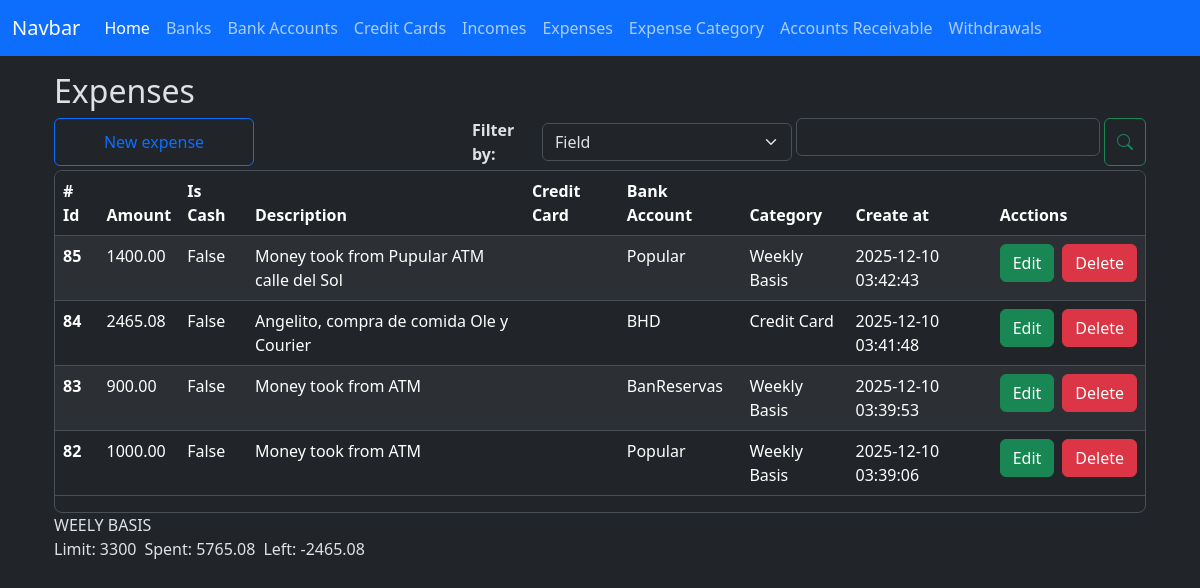
The app's page /expenses/index, older data.
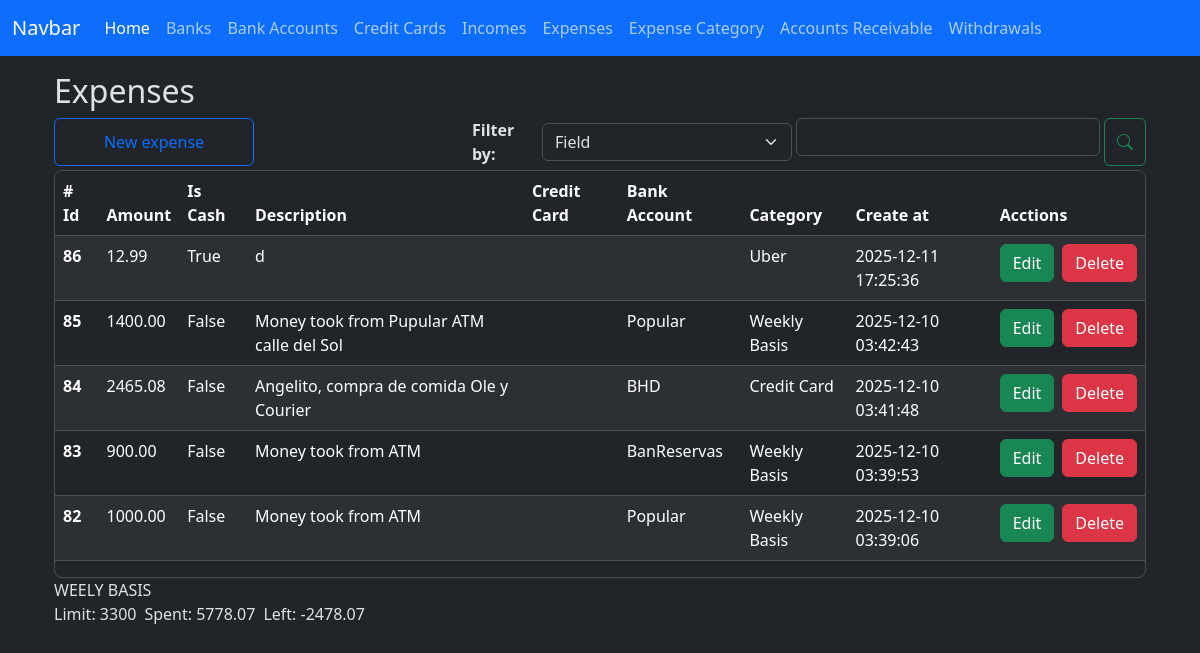
The same page, newer data.
### app/models/expense.py (models this page shows, shortened)
class Expense(db.Model):
    __tablename__ = 'expenses'
    id = db.Column(db.Integer, primary_key=True)
    amount = db.Column(db.Numeric(10,2), nullable=False)
    is_cash = db.Column(db.Boolean, nullable=False)
    credit_card_id = db.Column(db.Integer, db.ForeignKey('credit_cards.id'))
    bank_account_id = db.Column(db.Integer, db.ForeignKey('bank_accounts.id'))
    expense_category_id = db.Column(db.Integer, db.ForeignKey('expense_categories.id'))
    code = db.Column(db.String(50), nullable=False)
    description = db.Column(db.String(150), nullable=False)
    created_at = db.Column(db.DateTime(timezone=True), server_default=func.now())
    updated_at = db.Column(db.DateTime(timezone=True), onupdate=func.now())
    credit_card = relationship('CreditCard', back_populates='expenses')
    bank_account = relationship('BankAccount', back_populates='expenses')
    expense_category = relationship('ExpenseCategory', back_populates='expenses')

### app/models/bank_account.py (models this page shows)
class BankAccount(db.Model):
    __tablename__ = 'bank_accounts'
    id = db.Column(db.Integer, primary_key=True)
    nick_name = db.Column(db.String(120))
    amount_available = db.Column(db.Numeric(10, 2), nullable=False)
    is_active = db.Column(db.Boolean, default=True)
    account_number = db.Column(db.Integer, nullable=True)
    bank_id = db.Column(db.Integer, db.ForeignKey('banks.id'))
    created_at = db.Column(db.DateTime(timezone=True), server_default=func.now())
    updated_at = db.Column(db.DateTime(timezone=True), onupdate=func.now())
    bank = relationship('Bank', back_populates='bank_accounts')
    expenses = relationship('Expense', back_populates='bank_account')
    incomes = relationship('Income', back_populates='bank_account')
    loans = relationship('Loan', back_populates='bank_account')
    loan_payments = relationship('LoanPayment', back_populates='bank_account')
    credit_card_payments = relationship('CreditCardPayment', back_populates='bank_account')
    withdrawals = relationship('Withdrawal', back_populates='bank_account')

### app/models/expense_category.py (models this page shows)
class ExpenseCategory(db.Model):
    __tablename__ = 'expense_categories'
    id = db.Column(db.Integer, primary_key=True)
    name = db.Column(db.String(100), nullable=False)
    created_at = db.Column(db.DateTime(timezone=True), server_default=func.now())
    updated_at = db.Column(db.DateTime(timezone=True), onupdate=func.now())
    expenses = relationship('Expense', back_populates='expense_category')

### app/routes/expense_routes.py (the view)
@expense_bp.route('/index', methods=['GET'])
def index():
    credit_cards = credit_card.CreditCard.query.all()
    expense_categories = expense_category.ExpenseCategory.query.all()
    bank_accounts = bank_account.BankAccount.query.all()
    expenses = expense_controller.filter_weekly_basis_expenses_info()
    weekly = expense_controller.money_limit_spent_left_for_expenses(expenses)
    context = {
        'credit_cards': credit_cards,
        'expense_categories': expense_categories,
        'bank_accounts': bank_accounts,
        'expenses':expenses,
        'weekly': weekly,
    }
    return render_template('expenses/index.html', **context)

### app/controllers/expense_controller.py (called while the page is built)
def filter_weekly_basis_expenses_info():
    start_date, end_date = get_current_week_range()
    end_date += timedelta(days=1)
    expenses = (
        Expense.query
        .filter(Expense.created_at >= start_date)
        .filter(Expense.created_at <= end_date)
        .order_by(Expense.created_at.desc())
        .all()
    )
    data = []
    for e in expenses:
        data.append(e)
    return data

def get_current_week_range():
    today = datetime.today()
    start_of_week = today - timedelta(days=today.weekday())
    end_of_week = start_of_week + timedelta(days=6)
    return start_of_week.date(), end_of_week.date()

def money_limit_spent_left_for_expenses(expenses):
    spent = Decimal()
    for e in expenses:
        spent += e.amount
    limit = Decimal(3300) #Right now the limit will be hard coded I need to add a new column to expense_category model so I can know the exact amount
    left = Decimal(limit - spent)
    weekly = {
        'limit': limit,
        'spent': spent,
        'left': left,
    }
    return weekly

### app/templates/expenses/index.html (shortened to what this page needs)
{% extends 'layout.html' %}
{% block content %}
    <h2>Expenses</h2>
    <div class="d-flex justify-content-start gap-1 flex-wrap flex-md-nowrap mt-2">
        <button
            type="button"
            id="btn-create-expense-id"
            class="btn btn-outline-primary me-auto me-md-auto w-100 w-md-auto"
            style="max-width: 200px;"
            data-bs-toggle="modal"
            data-bs-target="#create-expense"
        >New expense
        </button>
        <div class="d-flex gap-1 w-100 align-items-center" style="max-width: 320px;">
            <div class="w-md-auto mt-md-0">
                <label for="" class="fs-6 fw-bold">Filter by: </label>
            </div>
            <div class="w-100 w-md-auto mt-md-0" style="max-width: 250px;">
                <select class="form-select" id="select-filter-type-id">
                    <option value="field">Field</option>
                </select>
            </div>
        </div>
        <div class="d-flex gap-1 w-100" style="max-width: 350px;">
            <div class="w-100 w-md-auto mt-md-0">
                <input type="text" class="form-control" id="filter-input-id">
            </div>
            <button type="button" class="btn btn-outline-success" id="btn-search-id"><i class="bi bi-search"></i></button>
        </div>
    </div>
    <div class="table-responsive overflow-y-auto border rounded-3 mt-1" style="max-height: 457px;">
        <table class="table table-striped table-hover" id="expenses-table">
            <thead class="sticky-top">
                <tr>
                    <th scope="col"># Id</th>
                    <th scope="col">Amount</th>
                    <th scope="col">Is Cash</th>
                    <th scope="col">Description</th>
                    <th scope="col">Credit Card</th>
                    <th scope="col">Bank Account</th>
                    <th scope="col">Category</th>
                    <th scope="col">Create at</th>
                    <th scope="col">Acctions</th>
                </tr>
            </thead>
            <tbody id="expenses-table-body">
                {% for expense in expenses %}
                <tr>
                    <th scope="row">{{ expense.id }}</th>
                    <td>{{ expense.amount }}</td>
                    <td><a id="filter-by-cash" class="filter_link" data-is-cash-value="{{ expense.is_cash }}">{{ expense.is_cash  }}</a></td>
                    <td> {{ expense.description }} </td>
                    <td>{{ expense.credit_card.nick_name }}</td>
                    <td>{{ expense.bank_account.nick_name }}</td>
                    <td>{{ expense.expense_category.name }}</td>
                    <td>{{ expense.created_at }}</td>
                    <td>
                        <div class="d-flex gap-2">
                            <button
                                type="button"
                                class="btn btn-success"
                                data-bs-toggle="modal"
                                data-bs-target="#edit-expense"
                                data-expense-id="{{ expense.id }}"
                                data-amount-id="{{ expense.amount }}"
                                data-is-cash="{{ expense.is_cash }}"
                                data-select-expense-category-id="{{ expense.expense_category_id }}"
                                data-select-credit-card-id="{{ expense.credit_card_id }}"
                                data-select-bank-account-id="{{ expense.bank_account_id }}"
                                data-description="{{ expense.description }}"
                            >Edit
                            </button>
                            <a href="{{ url_for('expense.delete', id=expense.id) }}" class="btn btn-danger">Delete</a>
                        </div>
                    </td>
                </tr>
                {% endfor %}
            </tbody>
        </table>
    </div>
    <section>
        <div class="d-flex flex-column">
            <div>
                <label for="" id="weekly-title">WEELY BASIS </label>
            </div>
            <div class="d-flex gap-2">
                <div>
                    <label for="" id="weekly-limit">Limit: {{ weekly.limit }}</label>
                </div>
                <div>
                    <label for="" id="weekly-spent">Spent: {{ weekly.spent }}</label>
                </div>
                <div>
                    <label for="" id="weekly-left">Left: {{ weekly.left }}</label>
                </div>
            </div>
        </div>
    </section>
    <link rel="stylesheet" href="https://cdn.jsdelivr.net/npm/flatpickr/dist/flatpickr.min.css">
    <link rel="stylesheet" href="https://cdn.jsdelivr.net/npm/bootstrap-icons@1.13.1/font/bootstrap-icons.min.css">
{% endblock %}

### app/templates/layout.html (shortened to what this page needs)
<!doctype html>
<html lang="en" data-bs-theme="dark">
  <head>
    <link href="https://cdn.jsdelivr.net/npm/bootstrap@5.3.8/dist/css/bootstrap.min.css" rel="stylesheet">
    <link rel="stylesheet" href="../static/style.css">
</head>
  <body>
    <nav class="navbar navbar-expand-lg bg-primary fixed-top mx-2 mx-auto">
        <div class="container-fluid">
            <a class="navbar-brand" href="#">Navbar</a>
            <div class="collapse navbar-collapse" id="navbarNav">
                <ul class="navbar-nav">
                    <li class="nav-item">
                        <a class="nav-link active" aria-current="page" href="{{ url_for('home.index' ) }}">Home</a>
                    </li>
                    <li class="nav-item">
                        <a class="nav-link" href="{{ url_for('bank.index' ) }}">Banks</a>
                    </li>
                    <li class="nav-item">
                        <a class="nav-link" href="{{ url_for('bank_account.index' ) }}">Bank Accounts</a>
                    </li>
                    <li class="nav-item">
                        <a class="nav-link" href="{{ url_for('credit_card.index' ) }}">Credit Cards</a>
                    </li>
                    <li class="nav-item">
                        <a class="nav-link" href="{{ url_for('income.index' ) }}">Incomes</a>
                    </li>
                    <li class="nav-item">
                        <a class="nav-link" href="{{ url_for('expense.index' ) }}">Expenses</a>
                    </li>
                    <li class="nav-item">
                        <a class="nav-link" href="{{ url_for('expense_category.index' ) }}">Expense Category</a>
                    </li>
                    <li class="nav-item">
                        <a class="nav-link" href="{{ url_for('accounts_receivable.index' ) }}">Accounts Receivable</a>
                    </li>
                    <li class="nav-item">
                        <a class="nav-link" href="{{ url_for('withdrawal.index' ) }}">Withdrawals</a>
                    </li>
                </ul>
            </div>
        </div>
    </nav>
    <main class="container mt-5 p-4">
    {% block content %}
    {% endblock %}
    </main>
    <link rel="stylesheet" href="https://cdn.jsdelivr.net/npm/bootstrap-icons@1.13.1/font/bootstrap-icons.min.css">
</body>
</html>

### app/static/style.css (style rules this page uses)
.filter_link { text-decoration: none; color: inherit; }

Row changes from the older to the newer data that the page shows:
added Expense: id "86", amount "12.99", is_cash "True", description "d", expense_category.name "Uber", created_at "2025-12-11 17:25:36"
Text that changed along with them:
{{ weekly.spent }}: "5765.08" → "5778.07"
{{ weekly.left }}: "-2465.08" → "-2478.07"
